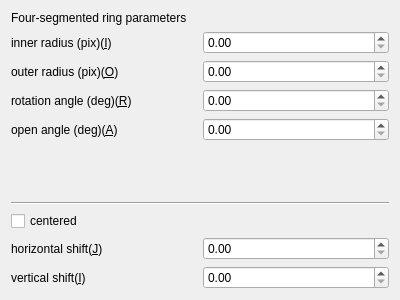
<?xml version="1.0" encoding="UTF-8"?>
<ui version="4.0">
 <class>Form</class>
 <widget class="QWidget" name="Form">
  <property name="geometry">
   <rect>
    <x>0</x>
    <y>0</y>
    <width>400</width>
    <height>300</height>
   </rect>
  </property>
  <property name="windowTitle">
   <string>Form</string>
  </property>
  <layout class="QVBoxLayout" name="verticalLayout">
   <item>
    <layout class="QVBoxLayout" name="verticalLayout_14">
     <item>
      <widget class="QLabel" name="label_segment4_parameter">
       <property name="text">
        <string>Four-segmented ring parameters</string>
       </property>
      </widget>
     </item>
     <item>
      <layout class="QHBoxLayout" name="horizontalLayout_25">
       <item>
        <widget class="QLabel" name="label_segment4_inner">
         <property name="text">
          <string>inner radius (pix)(&amp;I)</string>
         </property>
         <property name="buddy">
          <cstring>doubleSpinBox_segment4_inner</cstring>
         </property>
        </widget>
       </item>
       <item>
        <widget class="QDoubleSpinBox" name="doubleSpinBox_segment4_inner"/>
       </item>
      </layout>
     </item>
     <item>
      <layout class="QHBoxLayout" name="horizontalLayout_26">
       <item>
        <widget class="QLabel" name="label_segment4_outer">
         <property name="text">
          <string>outer radius (pix)(&amp;O)</string>
         </property>
         <property name="buddy">
          <cstring>doubleSpinBox_segment4_outer</cstring>
         </property>
        </widget>
       </item>
       <item>
        <widget class="QDoubleSpinBox" name="doubleSpinBox_segment4_outer"/>
       </item>
      </layout>
     </item>
     <item>
      <layout class="QHBoxLayout" name="horizontalLayout_27">
       <item>
        <widget class="QLabel" name="label_segment4_rotate_angle">
         <property name="text">
          <string>rotation angle (deg)(&amp;R)</string>
         </property>
         <property name="buddy">
          <cstring>doubleSpinBox_segment4_rotate_angle</cstring>
         </property>
        </widget>
       </item>
       <item>
        <widget class="QDoubleSpinBox" name="doubleSpinBox_segment4_rotate_angle"/>
       </item>
      </layout>
     </item>
     <item>
      <layout class="QHBoxLayout" name="horizontalLayout_28">
       <item>
        <widget class="QLabel" name="label_segment4_open_angle">
         <property name="text">
          <string>open angle (deg)(&amp;A)</string>
         </property>
         <property name="buddy">
          <cstring>doubleSpinBox_segment4_open_angle</cstring>
         </property>
        </widget>
       </item>
       <item>
        <widget class="QDoubleSpinBox" name="doubleSpinBox_segment4_open_angle"/>
       </item>
      </layout>
     </item>
     <item>
      <spacer name="verticalSpacer_5">
       <property name="orientation">
        <enum>Qt::Vertical</enum>
       </property>
       <property name="sizeHint" stdset="0">
        <size>
         <width>20</width>
         <height>40</height>
        </size>
       </property>
      </spacer>
     </item>
     <item>
      <widget class="Line" name="line_5">
       <property name="orientation">
        <enum>Qt::Horizontal</enum>
       </property>
      </widget>
     </item>
     <item>
      <widget class="QCheckBox" name="checkBox_segment4_is_center">
       <property name="text">
        <string>centered</string>
       </property>
      </widget>
     </item>
     <item>
      <layout class="QHBoxLayout" name="horizontalLayout_29">
       <item>
        <widget class="QLabel" name="label_segment4_center_j">
         <property name="text">
          <string>horizontal shift(&amp;J)</string>
         </property>
         <property name="buddy">
          <cstring>doubleSpinBox_segment4_center_j</cstring>
         </property>
        </widget>
       </item>
       <item>
        <widget class="QDoubleSpinBox" name="doubleSpinBox_segment4_center_j"/>
       </item>
      </layout>
     </item>
     <item>
      <layout class="QHBoxLayout" name="horizontalLayout_30">
       <item>
        <widget class="QLabel" name="label_segment4_center_i">
         <property name="text">
          <string>vertical shift(&amp;I)</string>
         </property>
         <property name="buddy">
          <cstring>doubleSpinBox_segment4_center_i</cstring>
         </property>
        </widget>
       </item>
       <item>
        <widget class="QDoubleSpinBox" name="doubleSpinBox_segment4_center_i"/>
       </item>
      </layout>
     </item>
    </layout>
   </item>
  </layout>
 </widget>
 <resources/>
 <connections/>
</ui>
